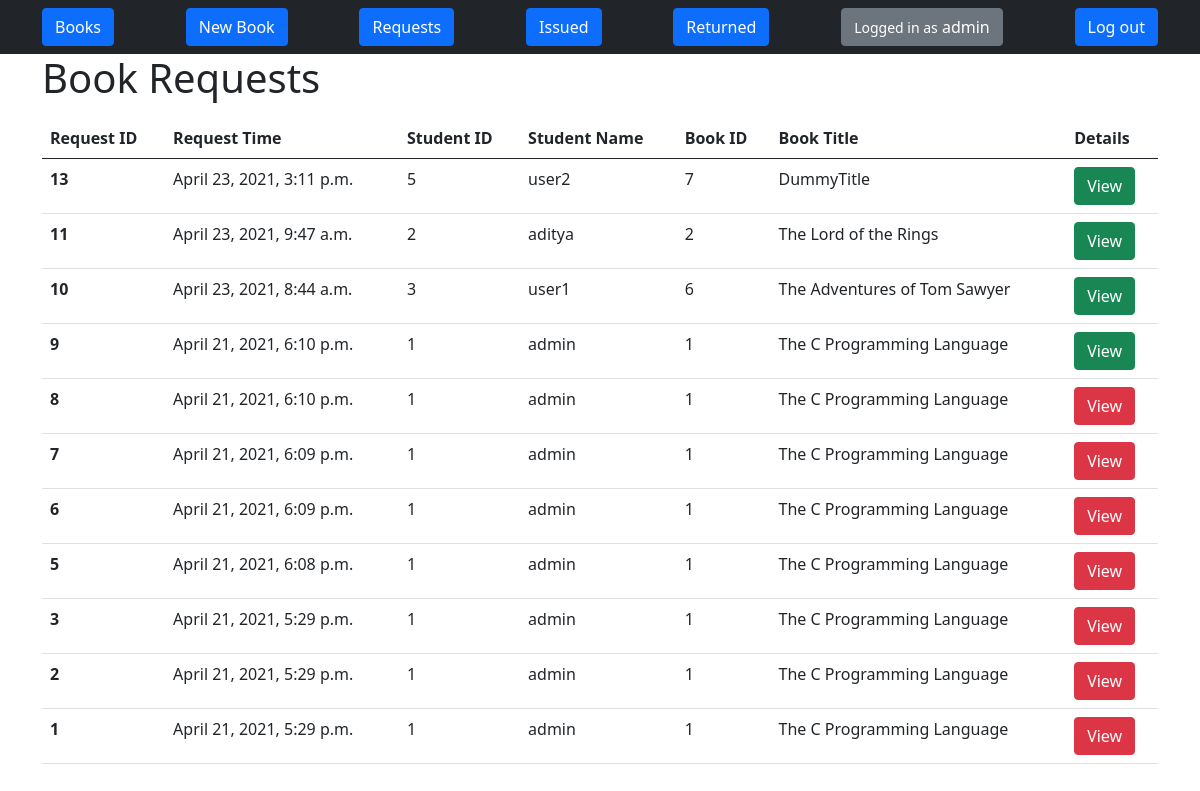
The app's page /books/requests/ (signed in), older data.
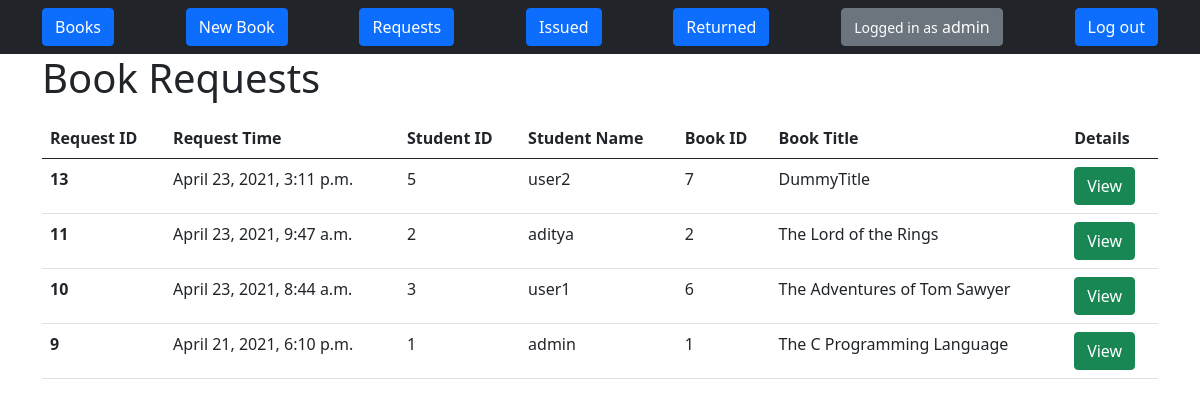
The same page, newer data.
### books/models.py (models this page shows)
class Request(models.Model):
    userid= models.IntegerField()
    bookid= models.IntegerField()
    requesttime = models.DateTimeField(default=timezone.now)
    approved = models.BooleanField(default=False)

class Book(models.Model):
    title = models.CharField(max_length=255)
    author = models.CharField(max_length=255)
    publisher = models.CharField(max_length=255)
    genre= models.CharField(max_length=255)
    summary = models.TextField()
    ISBN = models.CharField(max_length=13)
    location = models.CharField(max_length=500)
    available = models.BooleanField(default=True)
    img = models.URLField(max_length=2083, default="https://upload.wikimedia.org/wikipedia/commons/thumb/0/0b/Book_icon_%28closed%29_-_Blue_and_gold.svg/343px-Book_icon_%28closed%29_-_Blue_and_gold.svg.png")
    pdf = models.URLField(max_length=2083, blank=True)

### books/views.py (the view)
# urls.py: path('requests/',views.request_list,name='request-list'),
@permission_required('books.view_request')
def request_list(request):
    reqs = Request.objects.all()
    reqs = reqs[::-1]
    obj = []
    for r in reqs:
        u = User.objects.get(id=r.userid)
        b = Book.objects.get(id=r.bookid)
        obj.append({
            "req": r,
            "student": u,
            "book": b,
        })
    return render(request, 'books/request_list.html', {'obj': obj})

### books/templates/books/request_list.html (shortened to what this page needs)
{% extends 'base.html' %}
{% block content %}
    <legend><h1>Book Requests</h1></legend>
    <table class="table">
        <thead>
            <tr>
                <th scope="col">Request ID</th>
                <th scope="col">Request Time</th>
                <th scope="col">Student ID</th>
                <th scope="col">Student Name</th>
                <th scope="col">Book ID</th>
                <th scope="col">Book Title</th>
                <th scope="col">Details</th>
            </tr>
        </thead>
        <tbody>
        {% for o in obj %}
            <tr>
                <th scope="row">{{o.req.id}}</th>
                <td>{{o.req.requesttime}}</td>
                <td>{{o.student.id}}</td>
                <td>{{o.student.username}}</td>
                <td>{{o.book.id}}</td>
                <td>{{o.book.title}}</td>
                <td><a href="{%url 'request-list'%}{{o.req.id}}" class="btn btn-{%if o.req.approved%}success{%else%}danger{% endif %}">View</a></td>
            </tr>
        {% endfor %}
        </tbody>
    </table>
{% endblock content %}

### templates/base.html (shortened to what this page needs)
<!doctype html>
<html lang="en">
  <head>
    <link href="https://cdn.jsdelivr.net/npm/bootstrap@5.0.0-beta3/dist/css/bootstrap.min.css" rel="stylesheet">
  </head>
  <body>
    <nav class="navbar navbar-dark bg-dark">
      <div class="container">
        <a href="{%url 'book-list'%}"><button class="btn btn-primary">Books</button></a>
        {% if perms.books.add_book%}
          <a href="{%url 'book-new'%}"><button class="btn btn-primary">New Book</button></a>
        {% endif %}
        {% if perms.books.view_request%}
          <a href="{%url 'request-list'%}"><button class="btn btn-primary">Requests</button></a>
        {% endif %}
        {% if perms.books.view_issue%}
          <a href="{%url 'issue-list'%}"><button class="btn btn-primary">Issued</button></a>
        {% endif %}
        {% if perms.books.view_return%}
          <a href="{%url 'return-list'%}"><button class="btn btn-primary">Returned</button></a>
        {% endif %}
        {% if user.is_authenticated %}
          <a href="{%url 'profile'%}"><button class="btn btn-secondary"><small>Logged in as</small> {{user}}</button></a>
          <a href="{%url 'logout'%}"><button class="btn btn-primary">Log out</button></a>
        {% else %}
          <a href="{%url 'login'%}"><button class="btn btn-primary">Log in</button></a>
          <a href="{%url 'register'%}"><button class="btn btn-primary">Register</button></a>
        {% endif %}
      </div>
    </nav>
    <div class='container'>
      {% block content %}
      {% endblock content %}
    </div>
  </body>
</html>

Row changes from the older to the newer data that the page shows:
removed Request: req.id "8", req.requesttime "April 21, 2021, 6:10 p.m.", student.id "1", student.username "admin", book.id "1", book "The C Programming Language"
removed Request: req.id "7", req.requesttime "April 21, 2021, 6:09 p.m.", student.id "1", student.username "admin", book.id "1", book "The C Programming Language"
removed Request: req.id "6", req.requesttime "April 21, 2021, 6:09 p.m.", student.id "1", student.username "admin", book.id "1", book "The C Programming Language"
removed Request: req.id "5", req.requesttime "April 21, 2021, 6:08 p.m.", student.id "1", student.username "admin", book.id "1", book "The C Programming Language"
removed Request: req.id "3", req.requesttime "April 21, 2021, 5:29 p.m.", student.id "1", student.username "admin", book.id "1", book "The C Programming Language"
removed Request: req.id "2", req.requesttime "April 21, 2021, 5:29 p.m.", student.id "1", student.username "admin", book.id "1", book "The C Programming Language"
removed Request: req.id "1", req.requesttime "April 21, 2021, 5:29 p.m.", student.id "1", student.username "admin", book.id "1", book "The C Programming Language"
